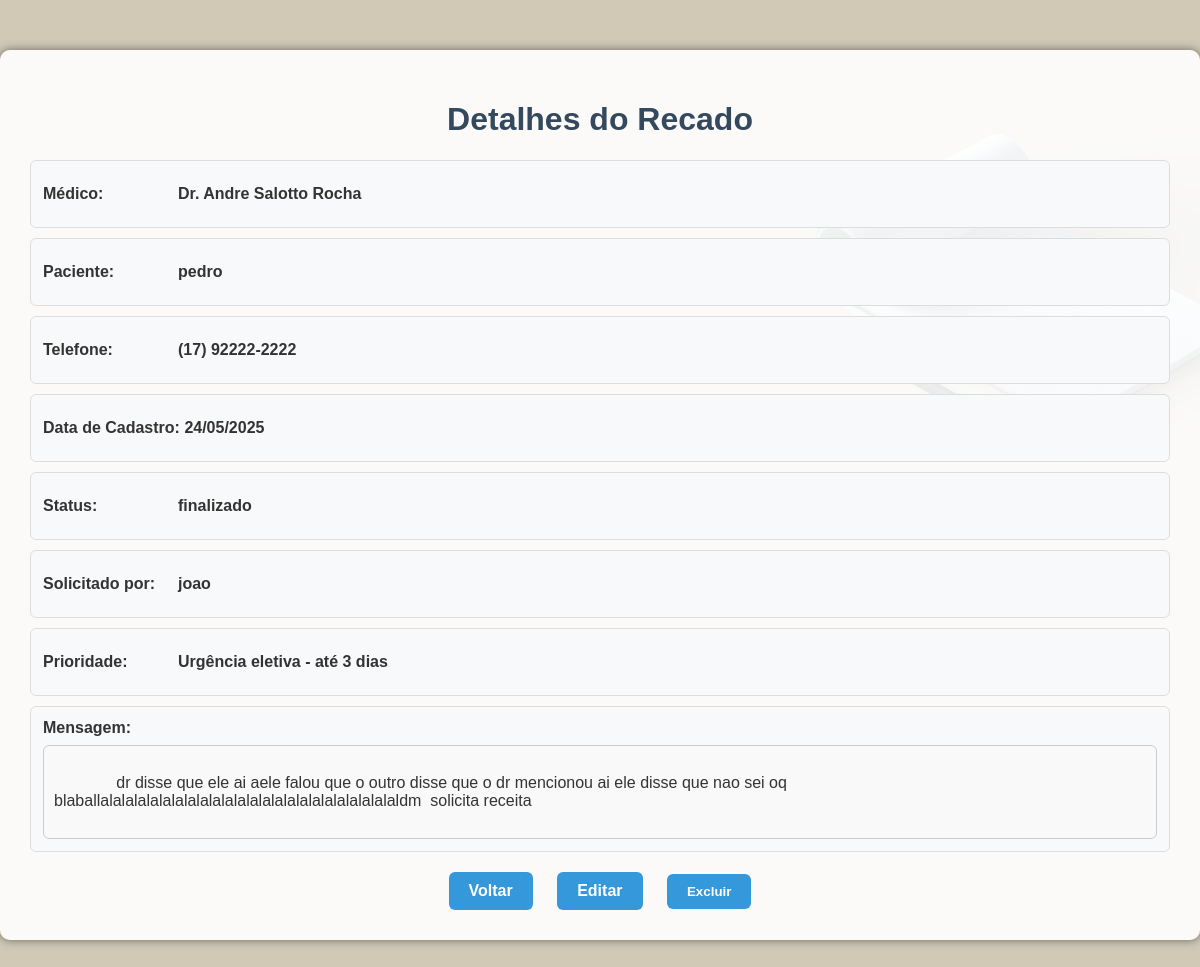
/recado/5 (signed in), run on an earlier commit of the app's database.
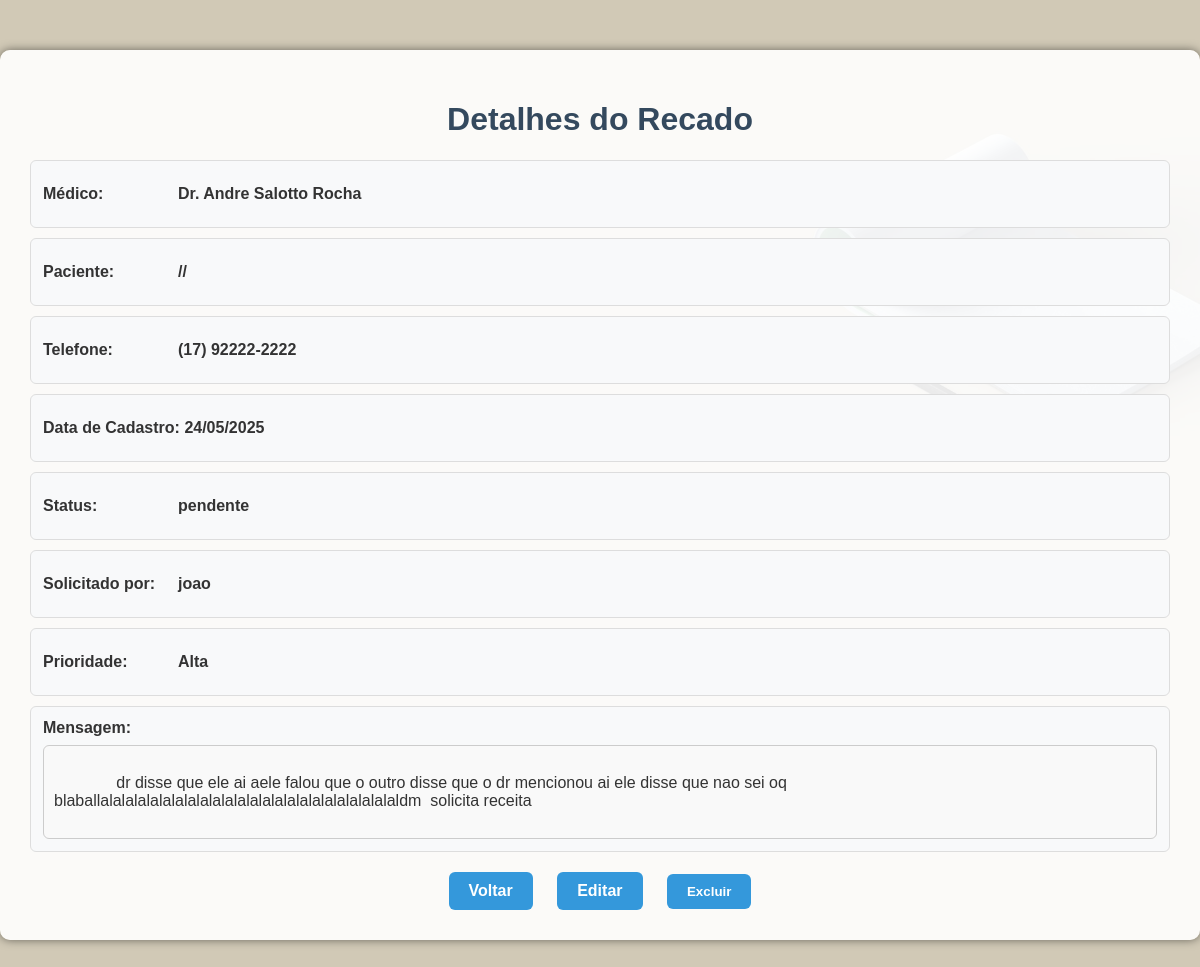
And on a later commit of the database.
### tables this page shows
CREATE TABLE recados (
            id INTEGER PRIMARY KEY AUTOINCREMENT,
            medico TEXT NOT NULL,
            prioridade TEXT NOT NULL,
            nome_paciente TEXT NOT NULL,
            data_nascimento TEXT NOT NULL,
            telefone TEXT NOT NULL,
            convenio TEXT,
            descricao TEXT,
            status TEXT DEFAULT 'pendente',
            usuario TEXT NOT NULL,
            data_cadastro TEXT NOT NULL
        , finalizado_por TEXT);

### app.py (the view)
@app.route('/recado/<int:id>')
@login_requerido(['responsavel'])
def detalhar_recado(id):
    conn = conectar_banco()
    recado = conn.execute('SELECT * FROM recados WHERE id = ?', (id,)).fetchone()
    conn.close()
    if recado is None:
        return 'Recado não encontrado.', 404
    return render_template('detalhar_recado.html', recado=recado)

### app.py (called while the page is built)
def login_requerido(perfis_permitidos):
    def decorador(func):
        @wraps(func)
        def wrapper(*args, **kwargs):
            if 'usuario' not in session or session.get('perfil') not in perfis_permitidos:
                flash("Faça login para acessar essa página.", "warning")
                return redirect(url_for('login'))
            return func(*args, **kwargs)
        return wrapper
    return decorador

def conectar_banco():
    conexao = sqlite3.connect('recados.db')
    conexao.row_factory = sqlite3.Row
    return conexao

@app.template_filter('format_data')
def formatar_data_br(data_str):
    try:
        data_obj = datetime.strptime(data_str, '%Y-%m-%d %H:%M:%S')
        return data_obj.strftime('%d/%m/%Y')
    except:
        return data_str  # fallback caso a string esteja mal formatada

### templates/detalhar_recado.html (shortened to what this page needs)
<!DOCTYPE html>
<html lang="pt-br">
  <head>
    <link rel="stylesheet" href="{{ url_for('static', filename='css/detalhar.css') }}">
  </head>
  <body class="fundo">
    <div class="imagem_fundo">
      <div class="container">
        <h1>Detalhes do Recado</h1>
        <div class="info">
          <div class="campo">
            <label>Médico:</label>
            <p><strong>{{ recado['medico'] }}</strong></p>
          </div>
          <div class="campo">
            <label>Paciente:</label>
            <p><strong>{{ recado['nome_paciente'] }}</strong></p>
          </div>
          <div class="campo">
            <label>Telefone:</label>
            <p><strong>{{ recado['telefone'] }}</strong></p>
          </div>
          <div class="campo"><p><strong>Data de Cadastro:</strong> <strong>{{ recado['data_cadastro']|format_data }}</strong></p></div>
          <div class="campo">
            <label>Status:</label>
            <p><strong>{{ recado['status'] }}</strong></p>
          </div>
          <div class="campo">
            <label>Solicitado por:</label></strong>
            <p><strong>{{ recado['usuario'] }}</strong></p>
         </div>
          <div class="campo">
            <label>Prioridade:</label>
           <p><strong>{{ recado['prioridade'] }}</strong></p>
          </div>
          <div class="mensagem-container">
            <label>Mensagem:</label>
            <div
              style="
                border: 1px solid #ccc;
                padding: 10px;
                border-radius: 6px;
                background-color: #f9f9f9;
                white-space: pre-wrap;
                word-break: break-word;
                max-height: 100px;
                overflow-y: auto;
              "
            >
              {{ recado.descricao }}
            </div>
          </div>
        </div>
        <div class="actions">
          <a href="{{ url_for('listar') }}">Voltar</a>
          <a href="{{ url_for('editar_recado', id=recado.id) }}">Editar</a>
          <form
            action="{{ url_for('excluir_recado', id=recado.id) }}"
            method="POST"
            style="display: inline"
          >
            <button class="delete-btn" type="submit">Excluir</button>
          </form>
        </div>
      </div>
    </div>
  </body>
</html>

### static/css/detalhar.css (style rules this page uses)
body { font-family: Arial, sans-serif; background-color: #f4f6f8; padding: 20px; color: #333; }
.container { background-color: #fff; border-radius: 8px; box-shadow: 0 4px 12px rgba(0, 0, 0, 0.1); padding: 20px; max-width: 600px; margin: auto; }
body.fundo { background: url("/static/Fundo\ typeform.jpg") no-repeat center center fixed; background-size: cover; margin: 0; padding: 0; font-family: Arial, sans-serif; }
.container { background-color: rgba( 255, 255, 255, 0.9 ); max-width: 1200px; margin: 50px auto; padding: 30px; border-radius: 10px; box-shadow: 0 0 10px rgba(0, 0, 0, 0.5); }
h1 { text-align: center; color: #34495e; }
.info label { display: inline-block; width: 120px; font-weight: bold; vertical-align: top; }
.info { margin: 15px 0; }
.actions { text-align: center; margin-top: 20px; }
.actions a, .actions form { display: inline-block; margin: 0 10px; }
.actions button, .actions a { padding: 10px 20px; border: none; border-radius: 6px; background-color: #3498db; color: white; text-decoration: none; font-weight: bold; transition: background-color 0.3s; }
.delete-btn { background-color: #e74c3c; }
.campo { display: flex; align-items: center; margin: 10px 0; padding: 8px 12px; border: 1px solid #ddd; border-radius: 6px; background-color: #f8f9fa; }
.campo label { font-weight: bold; min-width: 120px; margin-right: 15px; }
.mensagem-container { display: flex; flex-direction: column; margin: 10px 0; border: 1px solid #ddd; border-radius: 6px; padding: 12px; background-color: #f8f9fa; }
.mensagem-container label { font-weight: bold; margin-bottom: 8px; }

What changed in the data, as far as the page shows it:
changed recados "Dr. Andre Salotto Rocha": nome_paciente "pedro" → "//"; status "finalizado" → "pendente"; prioridade "Urgência eletiva - até 3 dias" → "Alta"
